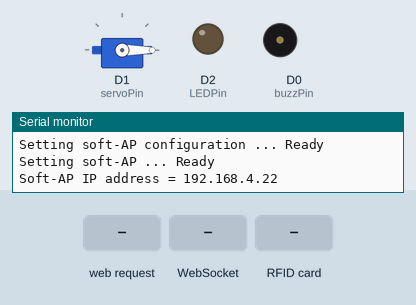
This sketch was run on a simulated ESP8266 (NodeMCU). On the bench: servo, output pins drawn as LEDs (lit = HIGH), buzzer (waves = sounding), the last lines printed to the serial monitor. The test bench sets the inputs (shaded band).

Above: at 4.2 s.
4.3 s: HTTP request GET /yaghoob received
5.8 s: WebSocket text "130610027" received
7.3 s: HTTP request GET /order received
8.8 s: HTTP request GET /order?product=130610027 received
10.3 s: RFID card 16 31 42 28 27 held to the reader
At 10.9 s:
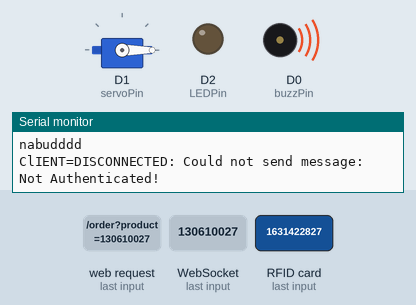
Timing chart, 0 to 13.8 s (numbered marks = the images above; inputs shaded):
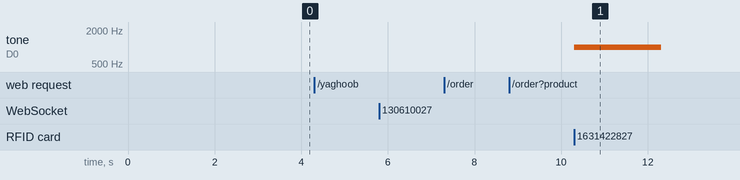

Measured:
- after the input at 10.3 s, tone on D0 (buzzPin): silent → 1000 Hz at once, → silent 2.0 s later

The sketch:

q9.ino
```cpp
#include <ESP8266WiFi.h>
#include <ESPAsyncTCP.h>
#include <ESPAsyncWebServer.h>
#include "webpage.h"
#include <Servo.h>
#include <SPI.h>
#include <MFRC522.h>

String tag;

int userBalance = 20000;
String userCart;

constexpr uint8_t RST_PIN = D3;     // Configurable, see typical pin layout above
constexpr uint8_t SS_PIN = D4;     // Configurable, see typical pin layout above

MFRC522 rfid(SS_PIN, RST_PIN); // Instance of the class
MFRC522::MIFARE_Key key;

Servo myservo;

const int LEDPin = D2;
const int buzzPin = D0;
const int servoPin = D1;

IPAddress local_IP(192,168,4,22);
IPAddress gateway(192,168,4,9);
IPAddress subnet(255,255,255,0);

AsyncWebServer server(80);
AsyncWebSocket ws("/ws");
AsyncWebSocketClient * globalClient = NULL;

void setup() {
  Serial.begin(115200);
  delay(3000);
  setupBuzzer();
  setupLED();
  setupRFID();
  setupServo();
  setupAccessPoint();
  setupWebsocket();
  setupWebServer();
}

void loop() {
  ws.cleanupClients();
  if (rfid.PICC_IsNewCardPresent()) {
    finalizeOrder();
  }
}

void onEvent(AsyncWebSocket *server, AsyncWebSocketClient *client, AwsEventType type,
             void *arg, uint8_t *data, size_t len) {
  switch (type) {
    case WS_EVT_CONNECT:
      Serial.println("Websocket client connection received");
      globalClient = client;
      break;
    case WS_EVT_DISCONNECT:
      Serial.println("Websocket client connection finished");
      globalClient = NULL;
      break;
    default:
      Serial.println("Other Cases");
      break;
  }
}

String processor(const String& var) {
  return String();
}

void setupLED() {
  pinMode(LEDPin, OUTPUT);
  digitalWrite(LEDPin, LOW);
}

void setupBuzzer() {
  pinMode(buzzPin, OUTPUT);
}

void setupServo() {
  pinMode(servoPin, OUTPUT);
  myservo.attach(servoPin);
  myservo.write(0);
}

void setupRFID() {
  SPI.begin(); // Init SPI bus
  rfid.PCD_Init(); // Init MFRC522
}

void setupAccessPoint(){
  Serial.print("Setting soft-AP configuration ... ");
  Serial.println(WiFi.softAPConfig(local_IP, gateway, subnet) ? "Ready" : "Failed!");

  Serial.print("Setting soft-AP ... ");
  Serial.println(WiFi.softAP("ESPsoftAP_01") ? "Ready" : "Failed!");

  Serial.print("Soft-AP IP address = ");
  Serial.println(WiFi.softAPIP());
}

void setupWebsocket() {
  ws.onEvent(onEvent);
  server.addHandler(&ws);
}

void setupWebServer() {
  server.on("/yaghoob", HTTP_GET, [] (AsyncWebServerRequest *request) {
    Serial.println("Served Yaghoob Page");
    request->send_P(200, "text/html", webpage, processor);
  });

  server.on("/order", HTTP_GET, [] (AsyncWebServerRequest *request) {
    Serial.println("order");
    if (request->hasParam("product")) {
        String product = request->getParam("product")->value();
        Serial.println("product: " + product);
        order(product);
    }
    request->send_P(200, "text/html", webpage, processor);
  });

  server.begin();
}

void order(String product) {
  userCart = product;
  Serial.println("Enter your card for product " + product);
}

void finalizeOrder() {
  if (userCart == "") {
    return;
  }

  bool isAuthenticated = auth();
  if (!isAuthenticated) {
    // TODO Implement buzzer and stuff
    buzz();
    sendMessage("Not Authenticated!");
    userCart = "";
    return;
  }

  int cost = getProductCost(userCart);
  if (cost > userBalance) {
    buzz();
    sendMessage("Not Balanced!!");
    userCart = "";
    return;
  }

  userBalance -= cost;
  myservo.write(90);
  digitalWrite(LEDPin, HIGH);
  for (int pos = 90; pos >= 0; pos -= 1) {
      myservo.write(pos);
      delay(5);
  }
  digitalWrite(LEDPin, LOW);

}

bool auth() {
  if (rfid.PICC_ReadCardSerial()) {
    for (byte i = 0; i < 4; i++) {
      tag += rfid.uid.uidByte[i];
    }
    Serial.println("Tag " + tag + " entered.");
    bool wasTagValid = isTagValid(tag);

    tag = "";
    rfid.PICC_HaltA();
    rfid.PCD_StopCrypto1();

    return wasTagValid;
  }
}

bool isTagValid(String tag) {
  if (tag == "130610027") {
    Serial.println("Validdd");
    return true;
  }
  else if (tag == "1631422827"){
    Serial.println("Not Validdd");
    return false;
  }
  Serial.println("nabudddd");
  return false;
}

void buzz() {
  // Change duration if necessary
  tone(buzzPin, 1000, 2000); delay(150);
}

int getProductCost(String product) {
  if (product == "milk") {
    return 7000;
  }
  else if (product == "soda") {
    return 5000;
  }
  else if (product == "peanut_pack") {
    return 4000;
  }
  else if (product == "chips") {
    return 6000;
  }
  return 0;
}

void sendMessage(String message) {
  if (globalClient == NULL) {
    Serial.println("ClIENT=NULL: Could not send message: " + message);
    return;
  }
  if (globalClient->status() != WS_CONNECTED) {
    Serial.println("ClIENT=DISCONNECTED: Could not send message: " + message);
    return;
  }

  globalClient->text(message);
}
```

webpage.h
```cpp
const char webpage[] PROGMEM = R"rawliteral(
<!DOCTYPE html>
<html>
<head>
<style>

</style>
</head>
<body>

<form action="/order">
 <input type="radio" id="milk" name="product" value="milk">
 <label for="milk">Milk | 7000</label><br/>

 <input type="radio" id="soda" name="product" value="soda">
 <label for="soda">Soda | 5000</label><br/>

 <input type="radio" id="peanut_pack" name="product" value="peanut_pack">
 <label for="peanut_pack">Peanut Pack | 4000</label><br/>

 <input type="radio" id="chips" name="product" value="chips">
 <label for="chips">Chips | 6000</label><br/>

  <input type="submit" value="order"><br/><br/>
</form>

<script>
  var gateway = `ws://${window.location.hostname}/ws`;

  var websocket;
  window.addEventListener('load', onload);

  function onload(event) {
    initWebSocket();
  }

  function initWebSocket() {
    console.log('Trying to open a WebSocket connection…');
    websocket = new WebSocket(gateway);
    websocket.onopen    = onOpen;
    websocket.onclose   = onClose;
    websocket.onmessage = onMessage;
  }

  function onOpen(event) {
    console.log('Connection opened');
  }

  function onClose(event) {
    console.log('Connection closed');
    setTimeout(initWebSocket, 2000);
  }

  function onMessage(event) {
    // Get Event
    console.log('eventtt: ', event)
    tempAlert(event.data, 5000);
  }

  function tempAlert(msg, duration) {
    var el = document.createElement("div");
    el.setAttribute("style","position:absolute;top:40%;left:20%;background-color:white;color:red;");
    el.innerHTML = msg;
    setTimeout(function(){
      el.parentNode.removeChild(el);
    }, duration);
    document.body.appendChild(el);
  }

</script>

</body>
</div>
</html>
)rawliteral";
```
